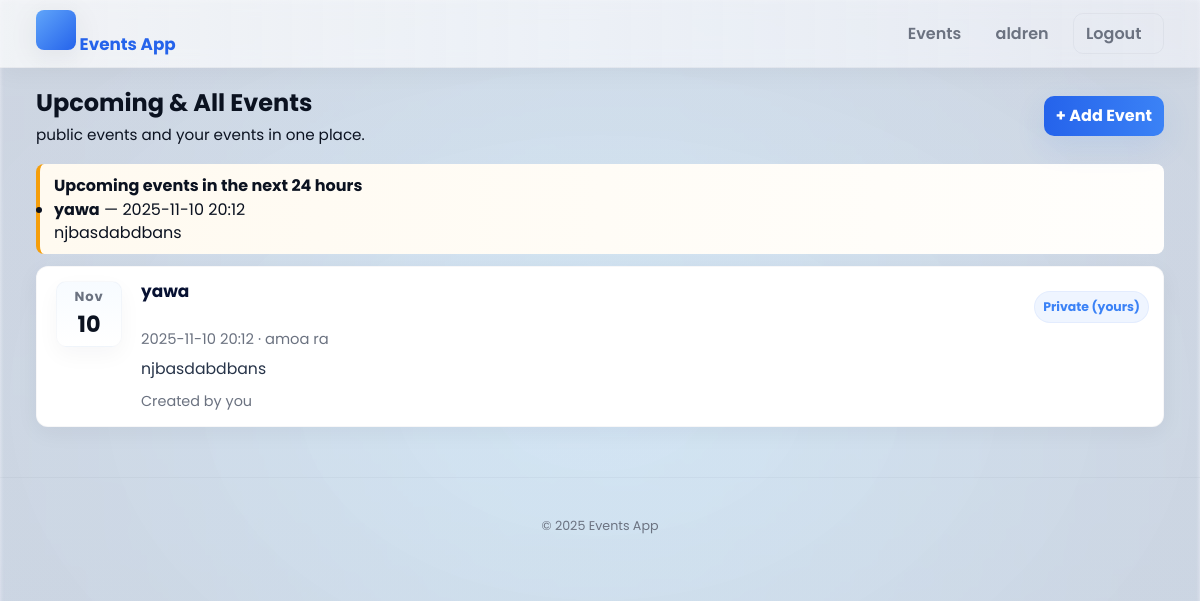
Screenshot of /events (signed in) with the database file from the repository.
### tables this page shows
CREATE TABLE events (
            id INTEGER PRIMARY KEY AUTOINCREMENT,
            title TEXT NOT NULL,
            description TEXT,
            event_datetime TEXT, -- store as ISO string
            location TEXT,
            created_by INTEGER,
            created_at TIMESTAMP DEFAULT CURRENT_TIMESTAMP, visible_to_all INTEGER DEFAULT 0,
            FOREIGN KEY(created_by) REFERENCES users(id)
        );

### app.py (the view)
@app.route("/events")
@login_required
def events():
    db = get_db()
    user_id = session.get("user_id")
    try:
        events_rows = db.execute(
            "SELECT id, title, description, event_datetime, location, created_by, visible_to_all FROM events WHERE visible_to_all = 1 OR created_by = ? ORDER BY datetime(event_datetime) ASC",
            (user_id,),
        ).fetchall()
    except sqlite3.OperationalError:
        events_rows = []
    events = []
    for r in events_rows:
        ed = r["event_datetime"]
        if isinstance(ed, str):
            ed_dt = None
            for fmt in ("%Y-%m-%dT%H:%M", "%Y-%m-%d %H:%M:%S", "%Y-%m-%d %H:%M"):
                try:
                    ed_dt = datetime.strptime(ed, fmt)
                    break
                except Exception:
                    continue
            if ed_dt is None:
                try:
                    ed_dt = datetime.fromisoformat(ed)
                except Exception:
                    ed_dt = None
        else:
            ed_dt = ed
        events.append(
            {
                "id": r["id"],
                "title": r["title"],
                "description": r["description"],
                "event_datetime": ed_dt,
                "location": r["location"],
                "created_by": r["created_by"],
                "visible_to_all": bool(r["visible_to_all"]),
            }
        )
    NOTIFY_HOURS = 24
    now = datetime.utcnow()
    notify_until = now + timedelta(hours=NOTIFY_HOURS)
    notifications = [e for e in events if e["event_datetime"] and now <= e["event_datetime"] <= notify_until]
    return render_template("events.html", events=events, notifications=notifications, notify_hours=NOTIFY_HOURS)

### app.py (called while the page is built)
def get_db():
    if "db" not in g:
        g.db = sqlite3.connect(
            app.config["DATABASE"], detect_types=sqlite3.PARSE_DECLTYPES | sqlite3.PARSE_COLNAMES
        )
        g.db.row_factory = sqlite3.Row
    return g.db

def login_required(f):
    @wraps(f)
    def decorated_function(*args, **kwargs):
        if "user_id" not in session:
            flash("You need to be logged in to view that page.", "warning")
            return redirect(url_for("login", next=request.path))
        return f(*args, **kwargs)
    return decorated_function

### templates/events.html (shortened to what this page needs)
{% extends "base.html" %}
{% block content %}
  <div class="events-header" style="display:flex;justify-content:space-between;align-items:center;gap:12px;margin-bottom:18px;">
    <div>
      <h2 class="page-title">Upcoming & All Events</h2>
      <p class="muted" style="margin-top:4px;font-size:0.95rem;">public events and your events in one place.</p>
    </div>
    <div>
      <a class="btn primary" href="{{ url_for('create_event') }}">+ Add Event</a>
    </div>
  </div>
  {% if notifications %}
    <div class="notifications compact">
      <strong>Upcoming events in the next {{ notify_hours }} hours</strong>
      <ul>
        {% for n in notifications %}
          <li>
            <strong>{{ n.title }}</strong> — {{ n.event_datetime.strftime('%Y-%m-%d %H:%M') if n.event_datetime else 'Unknown time' }}
            <div class="muted small">{{ n.description or '' }}</div>
          </li>
        {% endfor %}
      </ul>
    </div>
  {% endif %}
  <section class="event-cards">
    {% if events %}
      <ul class="event-cards-list">
        {% for e in events %}
          <li class="event-card" aria-labelledby="event-title-{{ e.id }}">
            <div class="event-card-left">
              {% if e.event_datetime %}
                <div class="date-pill">
                  <div class="date-month">{{ e.event_datetime.strftime('%b') }}</div>
                  <div class="date-day">{{ e.event_datetime.strftime('%d') }}</div>
                </div>
              {% else %}
                <div class="date-pill empty"><div class="date-month">—</div><div class="date-day">—</div></div>
              {% endif %}
            </div>
            <div class="event-card-main">
              <div class="event-card-top">
                <h3 id="event-title-{{ e.id }}" class="event-title">{{ e.title }}</h3>
                <div class="event-badges">
                  {% if e.visible_to_all %}
                    <span class="badge badge-pill badge-soft">Public</span>
                  {% else %}
                    {% if e.created_by == session.get('user_id') %}
                      <span class="badge badge-pill badge-soft">Private (yours)</span>
                    {% else %}
                      <span class="badge badge-pill badge-muted">Private</span>
                    {% endif %}
                  {% endif %}
                </div>
              </div>
              <div class="event-meta">
                <span class="muted small">
                  {{ e.event_datetime.strftime('%Y-%m-%d %H:%M') if e.event_datetime else 'No date' }}
                </span>
                {% if e.location %}
                  <span class="muted small"> · {{ e.location }}</span>
                {% endif %}
              </div>
              <p class="event-desc muted">{{ e.description or '' }}</p>
              <div class="event-foot">
                <div class="creator muted small">
                  {% if e.created_by == session.get('user_id') %} Created by you
                  {% else %} Created by user #{{ e.created_by }} {% endif %}
                </div>
              </div>
            </div>
          </li>
        {% endfor %}
      </ul>
    {% else %}
      <div class="empty-state">
        <p>No events found. Be the first to <a href="{{ url_for('create_event') }}">create an event</a>.</p>
      </div>
    {% endif %}
  </section>
{% endblock %}

### templates/base.html (shortened to what this page needs)
<!doctype html>
<html lang="en">
  <head>
    <link rel="stylesheet" href="{{ url_for('static', filename='style.css') }}">
  </head>
  <body id="app">
    <header class="site-header">
      <div class="container">
        <div class="brand">
          <a href="{{ url_for('index') }}">
            <span class="logo" aria-hidden="true" style="background:linear-gradient(135deg,#60a5fa,#2563eb);display:inline-block;width:40px;height:40px;border-radius:8px;"></span>
            Events App
          </a>
        </div>
        <nav aria-label="Main navigation">
          {% if session.get('user_id') %}
            <a href="{{ url_for('events') }}">Events</a>
            <a href="{{ url_for('profile') }}">{{ session.get('username') }}</a>
            <a href="{{ url_for('logout') }}" class="btn ghost">Logout</a>
          {% else %}
            <a href="{{ url_for('login') }}">Login</a>
            <a href="{{ url_for('register') }}" class="btn primary">Register</a>
          {% endif %}
        </nav>
      </div>
    </header>
    <main class="container">
      {% block content %}{% endblock %}
    </main>
    <footer class="site-footer">
      <div class="container">
        <small>© {{ (2025) }} Events App</small>
      </div>
    </footer>
  </body>
</html>

### rows the page displays
events: title "yawa", event_datetime "2025-11-10 20:12", description "njbasdabdbans", event_datetime "Nov", event_datetime "10", visible_to_all "Private (yours)", location "amoa ra", shows "Created by you"

### other values shown
{{ session.get('username') }} "aldren"
{{ notify_hours }} "24"
{{ (2025) }} "2025"
